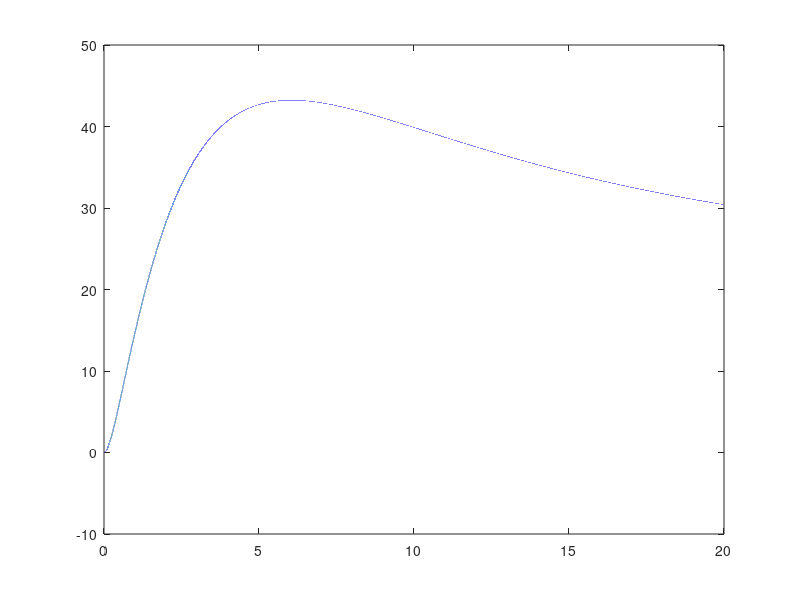

MATLAB code for this plot:
function A = reviewp4
%     A = concentration(t);
    clear
    x = 0:0.0001:20;
    y = zeros(size(x,2),1);
    for i = 1:size(x,2)
        y(i) = concentration(x(i));
    end
    plot(x,y);
    A = [x',y];
end

function a = lead(t)  
    k = 0.26;
    b = 6.2;
    q = 0.68;
    a = (b/(k-q))*exp(-q*t)+(-b/(k-q))*exp(-k*t);
end

function a = totallead(t)
    k = 0.26;
    b = 6.2;
    q = 0.68;
    C = b/(k-q);
    K = 540;
    a = K*(C/-q)*exp(-q*t) + K*(-C/-k)*exp(-k*t) - K*((C/-q)+(-C/-k));
end

function a = weight(t)
    r = 0.066;
    a = 83 - 79.7*exp(-r*t);
end

function a = concentration(t)
    a = .1*totallead(t)/weight(t);
end